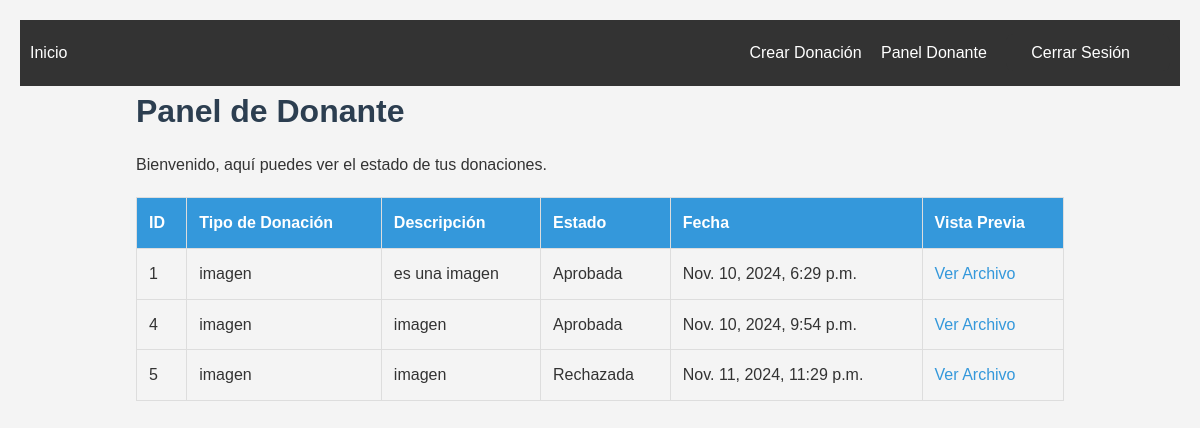
Screenshot of /donaciones/panel_donante/ (signed in) with the database file from the repository.
### donaciones/models.py (models this page shows, shortened)
class Donacion(models.Model):
    TIPO_CHOICES = [
        ('imagen', 'Imagen'),
        ('video', 'Video'),
        ('documento', 'Documento'),
        ('audio', 'Audio'),
    ]
    usuario = models.ForeignKey(User, on_delete=models.CASCADE)
    perfil = models.ForeignKey(Perfil, on_delete=models.CASCADE, default=1)  # Asignamos un valor por defecto
    tipo_donacion = models.CharField(max_length=20, choices=TIPO_CHOICES)
    descripcion = models.TextField()
    archivo = models.FileField(upload_to='donaciones/', null=True, blank=True)
    estado = models.CharField(max_length=10, default='pendiente')
    fecha = models.DateTimeField(default=timezone.now)

### donaciones/views.py (the view)
# urls.py: path('panel_donante/', views.panel_donante, name='panel_donante'),
@login_required
def panel_donante(request):
    donaciones = Donacion.objects.filter(usuario=request.user)  # Obtienen las donaciones del usuario
    return render(request, 'donaciones/panel_donante.html', {'donaciones': donaciones})

### donaciones/templates/donaciones/panel_donante.html (shortened to what this page needs)
{% extends 'base.html' %}
{% block content %}
    <div class="container">
        <h1>Panel de Donante</h1>
        <p>Bienvenido, aquí puedes ver el estado de tus donaciones.</p>
        <table>
            <thead>
                <tr>
                    <th>ID</th>
                    <th>Tipo de Donación</th>
                    <th>Descripción</th>
                    <th>Estado</th>
                    <th>Fecha</th>
                    <th>Vista Previa</th>
                </tr>
            </thead>
            <tbody>
                {% for donacion in donaciones %}
                    <tr>
                        <td>{{ donacion.id }}</td>
                        <td>{{ donacion.tipo_donacion }}</td>
                        <td>{{ donacion.descripcion }}</td>
                        <td>
                            {% if donacion.estado == 'pendiente' %}
                                Pendiente
                            {% elif donacion.estado == 'aprobada' %}
                                Aprobada
                            {% elif donacion.estado == 'rechazada' %}
                                Rechazada
                            {% endif %}
                        </td>
                        <td>{{ donacion.fecha }}</td>
                        <td>
                            {% if donacion.archivo %}
                                <a href="{{ donacion.archivo.url }}" target="_blank">Ver Archivo</a>
                            {% else %}
                                No disponible
                            {% endif %}
                        </td>
                    </tr>
                {% endfor %}
            </tbody>
        </table>
    </div>
{% endblock %}

### static/css/style.css (style rules this page uses)
* { margin: 0; padding: 0; box-sizing: border-box; }
body { font-family: 'Arial', sans-serif; background-color: #f4f4f4; color: #333; line-height: 1.6; padding: 20px; }
.container { width: 80%; margin: 0 auto; max-width: 1200px; }
h1, h2, h3 { color: #2c3e50; font-family: 'Helvetica', sans-serif; margin-bottom: 15px; }
a { text-decoration: none; color: #3498db; }
table { width: 100%; border-collapse: collapse; margin-top: 20px; }
table, th, td { border: 1px solid #ddd; }
th, td { padding: 12px; text-align: left; }
th { background-color: #3498db; color: #fff; }

### rows the page displays
Donacion: id "1", tipo_donacion "imagen", descripcion "es una imagen", estado "Aprobada", fecha "Nov. 10, 2024, 6:29 p.m."
Donacion: id "4", tipo_donacion "imagen", descripcion "imagen", estado "Aprobada", fecha "Nov. 10, 2024, 9:54 p.m."
Donacion: id "5", tipo_donacion "imagen", descripcion "imagen", estado "Rechazada", fecha "Nov. 11, 2024, 11:29 p.m."
